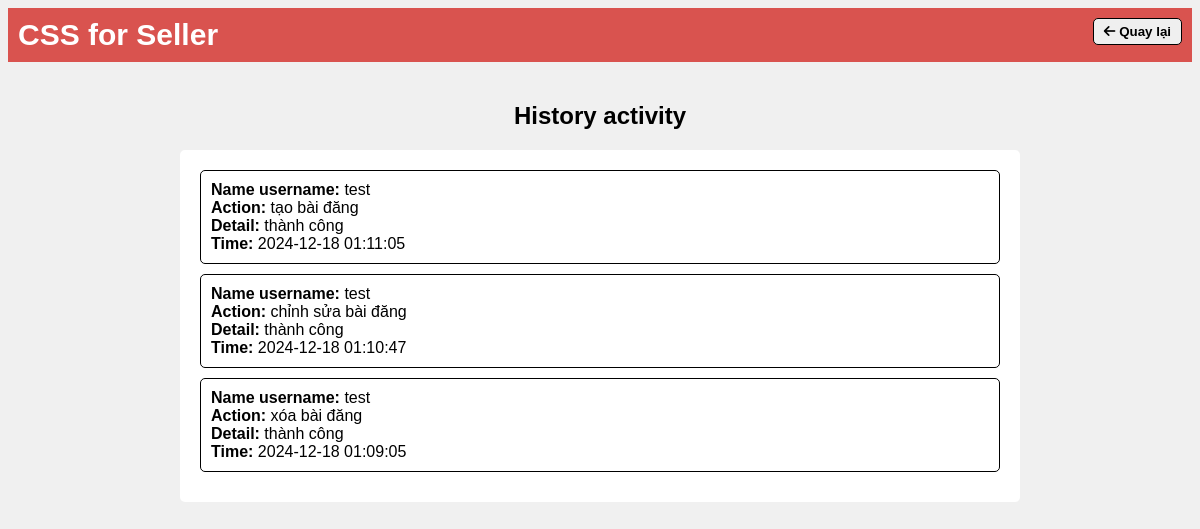
/B3/TBLS.php (signed in), run on an earlier commit of the app's database.
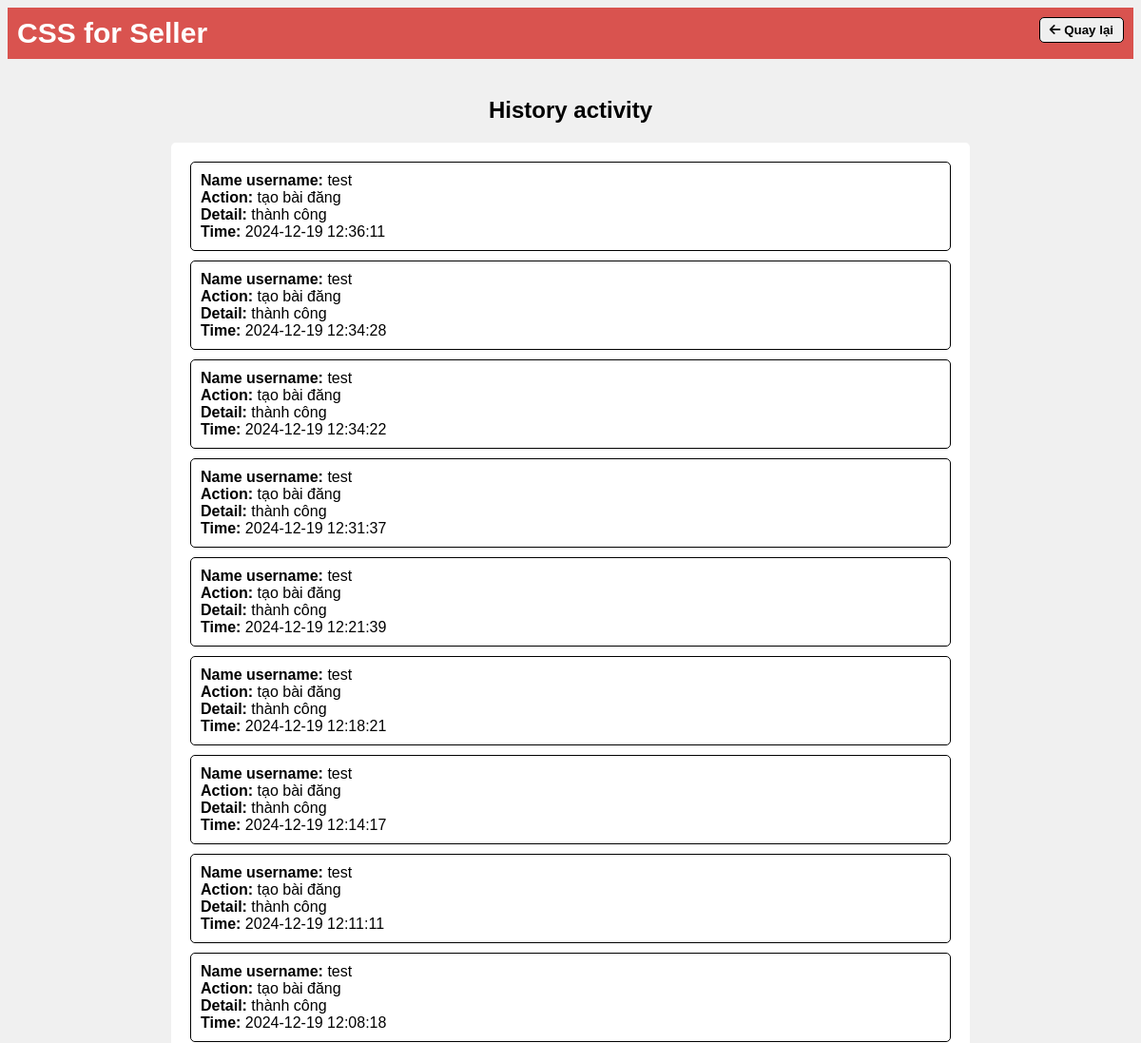
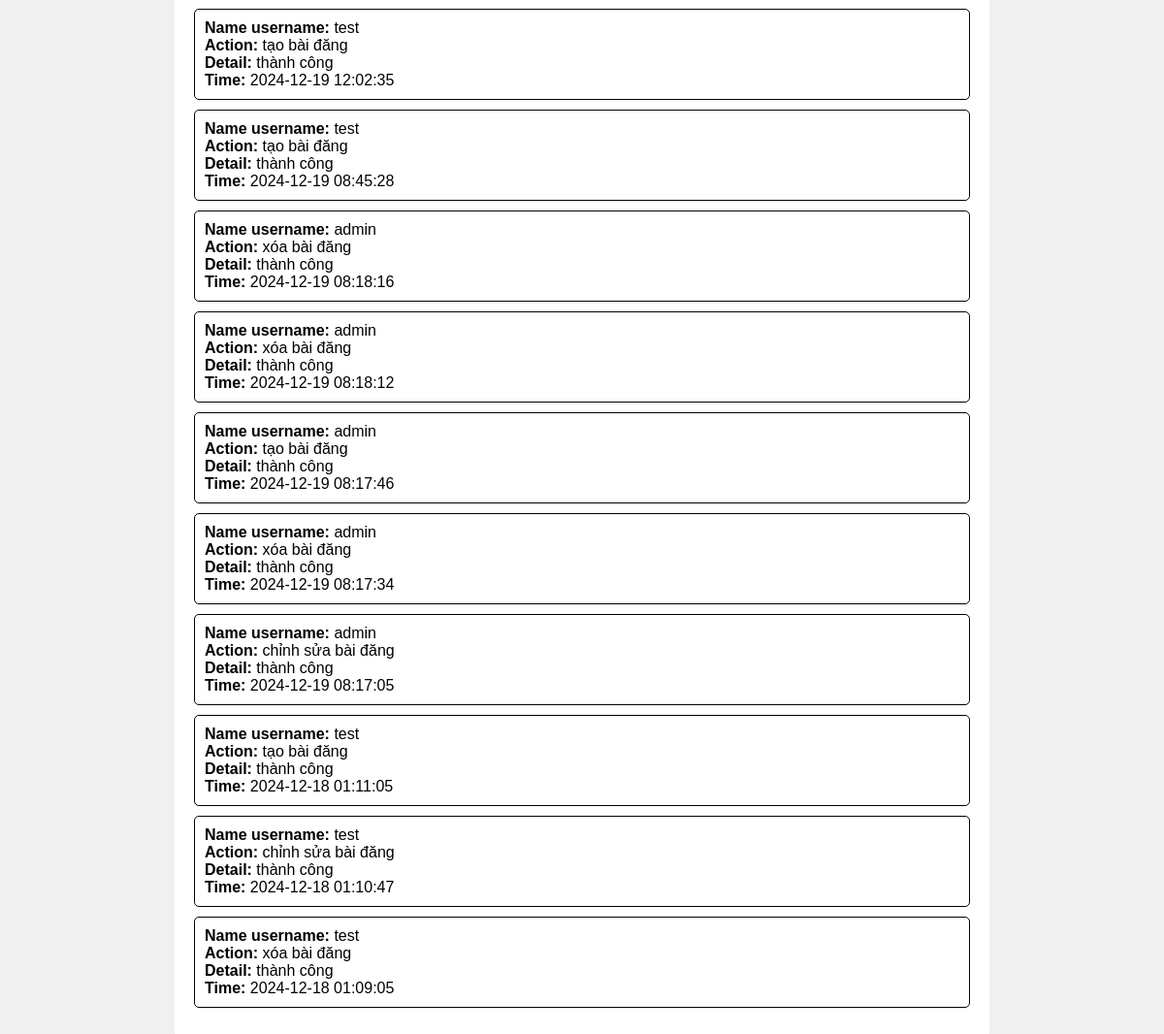
And on a later commit of the database (2 pictures, top to bottom).
### tables this page shows
CREATE TABLE IF NOT EXISTS `history` (
  `id` int NOT NULL AUTO_INCREMENT,
  `username` varchar(255) NOT NULL,
  `action` varchar(255) NOT NULL,
  `details` text NOT NULL,
  `created_at` datetime NOT NULL,
  PRIMARY KEY (`id`)
);

### B3/TBLS.php (the view, shortened to what this page needs)
<!DOCTYPE html>
<html lang="vi">
<head>
    <link rel="stylesheet" href="https://cdnjs.cloudflare.com/ajax/libs/font-awesome/6.0.0-beta3/css/all.min.css">
</head>
<body>
    <div class="header">
        <div class="logo">CSS for Seller</div>
        <div class="icons">
            <button><a href="../trangchunguoiban.php"><i class="fas fa-arrow-left"></i> Quay lại</a></button>
        </div>
    </div>
    <div class="content">
        <h2>History activity</h2>
        <div class="mess-box">
        <?php
            $conn = connect_db();
            $sql = "SELECT * FROM history ORDER BY created_at DESC";
            $result = $conn->query($sql);
            if ($result->num_rows > 0) {
                while($row = $result->fetch_assoc()) {
                    echo '<div class="message">';
                    echo '<strong>Name username: </strong>' . htmlspecialchars($row['username']) . '<br>';
                    echo '<strong>Action: </strong>' . htmlspecialchars($row['action']) . '<br>';
                    echo '<strong>Detail: </strong>' . htmlspecialchars($row['details']) . '<br>';
                    echo '<strong>Time: </strong>' . htmlspecialchars($row['created_at']) . '<br>';
                    echo '</div>';
                }
            } else {
                echo 'No activity history.';
            }
            ?>
        </div>
    </div>
</body>
</html>

What changed in the data, as far as the page shows it:
added history: username "test", action "tạo bài đăng", details "thành công", created_at "2024-12-19 12:36:11"
added history: username "test", action "tạo bài đăng", details "thành công", created_at "2024-12-19 12:34:28"
added history: username "test", action "tạo bài đăng", details "thành công", created_at "2024-12-19 12:34:22"
added history: username "test", action "tạo bài đăng", details "thành công", created_at "2024-12-19 12:31:37"
added history: username "test", action "tạo bài đăng", details "thành công", created_at "2024-12-19 12:21:39"
added history: username "test", action "tạo bài đăng", details "thành công", created_at "2024-12-19 12:18:21"
added history: username "test", action "tạo bài đăng", details "thành công", created_at "2024-12-19 12:14:17"
added history: username "test", action "tạo bài đăng", details "thành công", created_at "2024-12-19 12:11:11"
added history: username "test", action "tạo bài đăng", details "thành công", created_at "2024-12-19 12:08:18"
added history: username "test", action "tạo bài đăng", details "thành công", created_at "2024-12-19 12:02:35"
added history: username "test", action "tạo bài đăng", details "thành công", created_at "2024-12-19 08:45:28"
added history: username "admin", action "xóa bài đăng", details "thành công", created_at "2024-12-19 08:18:16"
added history: username "admin", action "xóa bài đăng", details "thành công", created_at "2024-12-19 08:18:12"
added history: username "admin", action "tạo bài đăng", details "thành công", created_at "2024-12-19 08:17:46"
added history: username "admin", action "xóa bài đăng", details "thành công", created_at "2024-12-19 08:17:34"
added history: username "admin", action "chỉnh sửa bài đăng", details "thành công", created_at "2024-12-19 08:17:05"
